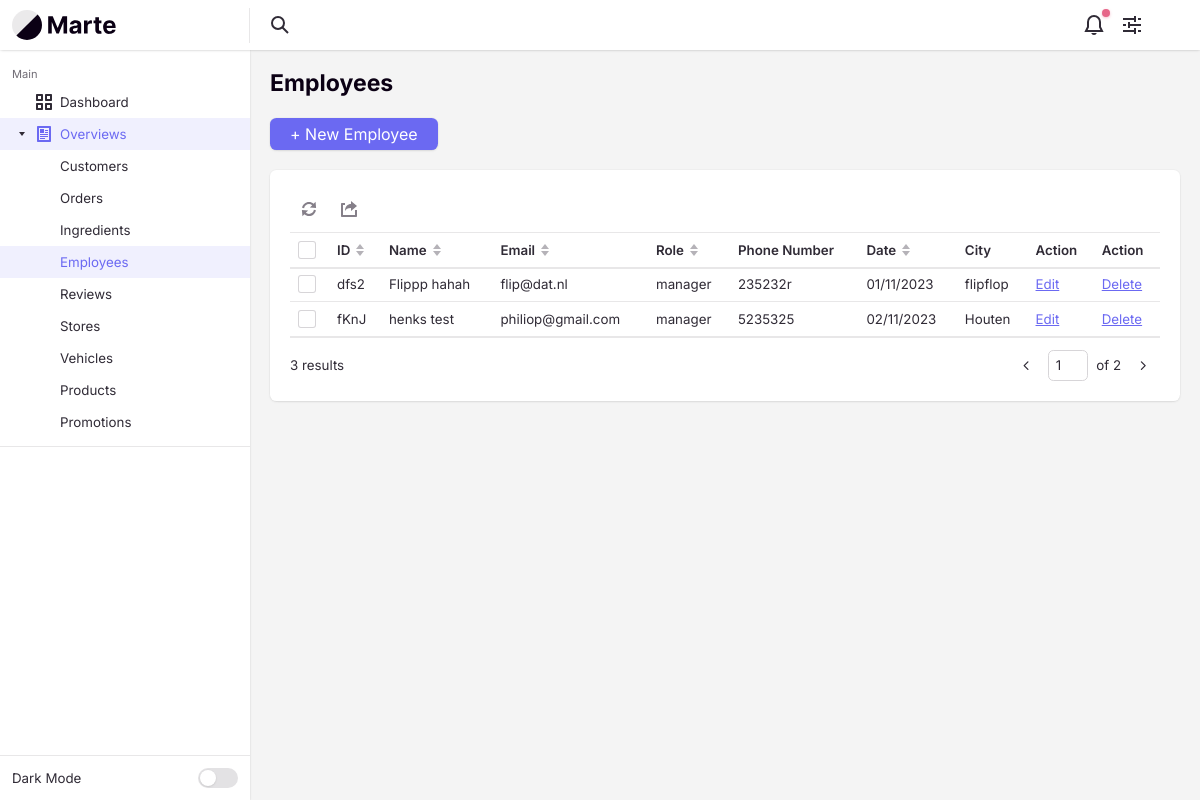
/Employee/overview/, run on the app's committed database.
### tables this page shows
CREATE TABLE `employees` (
  `employeeId` varchar(4) NOT NULL,
  `employeeFirstName` varchar(255) NOT NULL,
  `employeeRole` enum('deliverer','chef','manager') NOT NULL,
  `employeeIsActive` tinyint(1) NOT NULL DEFAULT 1,
  `employeeCreateDate` int(10) NOT NULL,
  `employeeDescritption` text DEFAULT NULL,
  `employeeLastName` varchar(255) NOT NULL,
  `employeeStreetName` varchar(255) NOT NULL,
  `employeeZipCode` varchar(10) NOT NULL,
  `employeeCity` varchar(255) NOT NULL,
  `employeePhone` varchar(10) NOT NULL,
  `employeeEmail` varchar(255) NOT NULL
);

### app/controllers/Employee.php (called while the page is built, shortened)
<?php
class Employee extends Controller
{
    private $employeeModel;
    public function __construct()
    {
        $this->employeeModel = $this->model('EmployeeModel');
    }
    public function overview($params)
    {
        $pageNumber = isset($params['page']) ? intval($params['page']) : 1;
        $recordsPerPage = 2;
        $offset = ($pageNumber - 1) * $recordsPerPage;
        $employees = $this->employeeModel->getEmployeesByPagination($offset, $recordsPerPage);
        $countEmployees = $this->employeeModel->getTotalEmployeesCount();
        $totalPages = ceil($countEmployees / $recordsPerPage);
        $pageNumber = max(1, min($pageNumber, $totalPages));
        $data = [
            'employees' => $employees,
            'countEmployees' => $countEmployees,
            'currentPage' => $pageNumber,
            'recordsPerPage' => $recordsPerPage,
            'totalPages' => $totalPages,
        ];
        $this->view('backend/employee/overview', $data);
    }
}

### app/libraries/Core.php (called while the page is built, shortened)
<?php
class Core
{
    protected $currentMethod = 'index';
    public function __construct()
    {
        $url = $this->getUrl();
        $this->currentController = new $this->currentController();
        if (isset($url[1])) {
            if (method_exists($this->currentController, $url[1])) {
                $this->currentMethod = $url[1];
            } else if (!empty($url[1])) {
                require APPROOT . '/views/includes/404.php';
                exit;
            }
        }
        $array = [];
        call_user_func_array([$this->currentController, $this->currentMethod], [$array]);
    }
    public function getUrl()
    {
        $incoming = $_SERVER['REQUEST_URI'];
        $incoming = str_replace("/pizzapalacebackend/", "", $incoming);
        if (isset($incoming)) {
            $incoming = trim($incoming, "/");
            $incoming = rtrim($incoming, "/");
            $url = filter_var($incoming, FILTER_SANITIZE_URL);
            $url = explode('/', $url);
            $urlController = $url[0];
            $urlAction = "";
            if (array_key_exists(1, $url)) {
                $urlAction = explode('?', $url[1])[0];
            }
            $urlSlug = $url;
            $output = [$urlController, $urlAction, $urlSlug];
            return $output;
        } else {
            return array('Pizza', 'overview');
        }
    }
}

### app/require.php (called while the page is built, shortened)
<?php
  require_once 'libraries/Core.php';
  require_once 'libraries/Controller.php';
  require_once 'libraries/Database.php';
  $init = new Core();

### public/index.php (called while the page is built)
<?php
  require_once '../app/require.php';
?>

### app/libraries/Database.php (called while the page is built, shortened)
<?php
  class Database {
    private $dbHost = DB_HOST;
    private $dbUser = DB_USER;
    private $dbPass = DB_PASS;
    private $dbName = DB_NAME;
    private $statement;
    private $dbHandler;
    public function __construct()
    {
      $conn = 'mysql:host=' . $this->dbHost . ";dbname=" . $this->dbName;
      $options = array(
        PDO::ATTR_PERSISTENT => true,
        PDO::ATTR_ERRMODE => PDO::ERRMODE_EXCEPTION,
        PDO::ATTR_EMULATE_PREPARES => false
      );
      try
      {
        $this->dbHandler = new PDO($conn, $this->dbUser, $this->dbPass, $options);
      }
      catch(PDOException $e) {
        $this->error = $e->getMessage();
        echo $this->error;
      }
    }
    public function query($sql) {
      $this->statement = $this->dbHandler->prepare($sql);
    }
    public function bind($parameter, $value, $type=null) {
      switch (is_null($type)) {
        case is_int($value):
          $type = PDO::PARAM_INT;
          break;
      }
      $this->statement->bindValue($parameter, $value, $type);
    }
    public function execute() {
      return $this->statement->execute();
    }
    public function resultSet() {
      $this->execute();
      return $this->statement->fetchAll(PDO::FETCH_OBJ);
    }
  }
?>

### app/models/EmployeeModel.php (called while the page is built, shortened)
<?php
class EmployeeModel
{
    private $db;
    public function __construct()
    {
        $this->db = new Database();
    }
    public function getEmployeesByPagination($offset, $limit)
    {
        $this->db->query("SELECT employeeId,
                                 employeeFirstName,
                                 employeeLastName,
                                 employeeRole,
                                 employeeCreateDate,
                                 employeeCity,
                                 employeePhone,
                                 employeeEmail
                                 FROM employees
                                 WHERE employeeIsActive = 1 LIMIT :offset, :limit");
        $this->db->bind(':offset', $offset);
        $this->db->bind('limit', $limit);
        return $this->db->resultSet();
    }
    public function getTotalEmployeesCount()
    {
        $this->db->query("SELECT COUNT(*) as total FROM employees WHERE employeeIsActive = 1");
        $result = $this->db->single();
        return $result->total;
    }
}

### app/views/backend/employee/overview.php (the view, shortened to what this page needs)
<?php require APPROOT . '/views/includes/head.php'; ?>
<div class="margin-bottom-md">
    <h1 class="text-lg">Employees</h1>
</div>
<div class="margin-bottom-md">
    <div class="flex flex-wrap gap-sm items-center justify-between">
        <a class="btn btn--primary" href="<?= URLROOT ?>Employee/create">+ New Employee</a>
    </div>
</div>
<div class="bg radius-md padding-md inner-glow shadow-xs">
    <div class="int-table-actions padding-bottom-xxxs border-bottom border-alpha" data-table-controls="interactive-table-1">
        <menu class="menu-bar js-int-table-actions__no-items-selected js-menu-bar">
            <li class="menu-bar__item " role="menuitem">
            </li>
            <li class="menu-bar__item " role="menuitem">
                <svg class="icon menu-bar__icon" aria-hidden="true" viewBox="0 0 16 16">
                    <g>
                        <path d="M15,16H1c-0.6,0-1-0.4-1-1V3c0-0.6,0.4-1,1-1h3v2H2v10h12V9h2v6C16,15.6,15.6,16,15,16z"></path>
                        <path d="M10,3c-3.2,0-6,2.5-6,7c1.1-1.7,2.4-3,6-3v3l6-5l-6-5V3z"></path>
                    </g>
                </svg>
            </li>
        </menu>
    </div>
    <div id="interactive-table-1" class="int-table text-sm js-int-table">
        <div class="int-table__inner">
            <table class="int-table__table" aria-label="Interactive table example">
                <thead class="int-table__header js-int-table__header">
                    <tr class="int-table__row">
                        <td class="int-table__cell">
                            <div class="custom-checkbox int-table__checkbox">
                                <div class="custom-checkbox__control" aria-hidden="true"></div>
                            </div>
                        </td>
                        <th class="int-table__cell int-table__cell--th int-table__cell--sort js-int-table__cell--sort">
                            <div class="flex items-center">
                                <span>ID</span>
                                <svg class="icon icon--xxs margin-left-xxxs int-table__sort-icon" aria-hidden="true" viewBox="0 0 12 12">
                                    <polygon class="arrow-up" points="6 0 10 5 2 5 6 0" />
                                    <polygon class="arrow-down" points="6 12 2 7 10 7 6 12" />
                                </svg>
                            </div>
                        </th>
                        <th class="int-table__cell int-table__cell--th int-table__cell--sort js-int-table__cell--sort">
                            <div class="flex items-center">
                                <span>Name</span>
                                <svg class="icon icon--xxs margin-left-xxxs int-table__sort-icon" aria-hidden="true" viewBox="0 0 12 12">
                                    <polygon class="arrow-up" points="6 0 10 5 2 5 6 0" />
                                    <polygon class="arrow-down" points="6 12 2 7 10 7 6 12" />
                                </svg>
                            </div>
                        </th>
                        <th class="int-table__cell int-table__cell--th int-table__cell--sort js-int-table__cell--sort">
                            <div class="flex items-center">
                                <span>Email</span>
                                <svg class="icon icon--xxs margin-left-xxxs int-table__sort-icon" aria-hidden="true" viewBox="0 0 12 12">
                                    <polygon class="arrow-up" points="6 0 10 5 2 5 6 0" />
                                    <polygon class="arrow-down" points="6 12 2 7 10 7 6 12" />
                                </svg>
                            </div>
                        </th>
                        <th class="int-table__cell int-table__cell--th int-table__cell--sort js-int-table__cell--sort">
                            <div class="flex items-center">
                                <span>Role</span>
                                <svg class="icon icon--xxs margin-left-xxxs int-table__sort-icon" aria-hidden="true" viewBox="0 0 12 12">
                                    <polygon class="arrow-up" points="6 0 10 5 2 5 6 0" />
                                    <polygon class="arrow-down" points="6 12 2 7 10 7 6 12" />
                                </svg>
                            </div>
                        </th>
                        <th class="int-table__cell int-table__cell--th text-left">
                            Phone Number
                        </th>
                        <th class="int-table__cell int-table__cell--th int-table__cell--sort js-int-table__cell--sort" data-date-format="dd-mm-yyyy">
                            <div class="flex items-center">
                                <span>Date</span>
                                <svg class="icon icon--xxs margin-left-xxxs int-table__sort-icon" aria-hidden="true" viewBox="0 0 12 12">
                                    <polygon class="arrow-up" points="6 0 10 5 2 5 6 0" />
                                    <polygon class="arrow-down" points="6 12 2 7 10 7 6 12" />
                                </svg>
                            </div>
                        </th>
                        <th class="int-table__cell int-table__cell--th text-left">City</th>
                        <th class="int-table__cell int-table__cell--th text-left">
                            Action
                        </th>
                        <th class="int-table__cell int-table__cell--th text-left">
                            Action
                        </th>
                    </tr>
                </thead>
                <tbody class="int-table__body js-int-table__body">
                    <?php foreach ($data['employees'] as $employee) : ?>
                        <tr class="int-table__row">
                            <th class="int-table__cell" scope="row">
                                <div class="custom-checkbox int-table__checkbox">
                                    <div class="custom-checkbox__control" aria-hidden="true"></div>
                                </div>
                            </th>
                            <td class="int-table__cell"><?= $employee->employeeId ?></td>
                            <td class="int-table__cell"><?= $employee->employeeFirstName . " " . $employee->employeeLastName ?></td>
                            <td class="int-table__cell"><?= $employee->employeeEmail ?></td>
                            <td class="int-table__cell"><?= $employee->employeeRole ?></td>
                            <td class="int-table__cell text-truncate max-width-xxxxs"><?= $employee->employeePhone ?></td>
                            <td class="int-table__cell"><?= date('d/m/Y', $employee->employeeCreateDate) ?></td>
                            <td class="int-table__cell"><?= $employee->employeeCity ?></td>
                            <td class="int-table__cell"><a href="<?= URLROOT ?>Employee/update/{employeeId:<?= $employee->employeeId ?>}/">Edit</a></td>
                            <td class="int-table__cell"><a href="<?= URLROOT ?>Employee/delete/{employeeId:<?= $employee->employeeId ?>}/">Delete</a></td>
                        </tr>
                    <?php endforeach ?>
                </tbody>
            </table>
        </div>
    </div>
    <div class="flex items-center justify-between padding-top-sm">
        <p class="text-sm"><?= $data['countEmployees'] ?> results</p>
        <nav class="pagination text-sm" aria-label="Pagination">
            <ul class="pagination__list flex flex-wrap gap-xxxs">
                <li>
                    <?php
                    $prevPage = max(1, $data['currentPage'] - 1);
                    $prevPageLink = URLROOT . "Employee/overview/?page=$prevPage";
                    $prevDisabled = ($data['currentPage'] == 1) ? 'disabled' : '';
                    ?>
                    <a href="<?= $prevPageLink; ?>" class="pagination__item <?= $prevDisabled; ?>">
                        <svg class="icon" viewBox="0 0 16 16">
                            <g stroke-width="1.5" stroke="currentColor">
                                <polyline fill="none" stroke="currentColor" stroke-linecap="round" stroke-linejoin="round" stroke-miterlimit="10" points="9.5,3.5 5,8 9.5,12.5 "></polyline>
                            </g>
                        </svg>
                    </a>
                </li>
                <li>
                    <span class="pagination__jumper flex items-center">
                        <input aria-label="Page number" class="form-control" type="text" id="pageNumber" name="pageNumber" value="<?php echo $data['currentPage']; ?>">
                        <em>of <?php echo $data['totalPages']; ?></em>
                    </span>
                </li>
                <li>
                    <?php
                    $nextPage = min($data['totalPages'], $data['currentPage'] + 1);
                    $nextPageLink = URLROOT . "Employee/overview/?page=$nextPage";
                    $nextDisabled = ($data['currentPage'] == $data['totalPages']) ? 'disabled' : '';
                    ?>
                    <a href="<?= $nextPageLink; ?>" class="pagination__item <?= $nextDisabled; ?>">
                        <svg class="icon" viewBox="0 0 16 16">
                            <g stroke-width="1.5" stroke="currentColor">
                                <polyline fill="none" stroke="currentColor" stroke-linecap="round" stroke-linejoin="round" stroke-miterlimit="10" points="6.5,3.5 11,8 6.5,12.5 "></polyline>
                            </g>
                        </svg>
                    </a>
                </li>
            </ul>
        </nav>
    </div>
</div>
<?php require APPROOT . '/views/includes/footer.php'; ?>

### data on the page
employees: employeeId "dfs2", employeeFirstName "Flippp", employeeLastName "hahah", employeeEmail "flip@dat.nl", employeeRole "manager", employeePhone "235232r", employeeCreateDate "01/11/2023", employeeCity "flipflop"
employees: employeeId "fKnJ", employeeFirstName "henks", employeeLastName "test", employeeEmail "philiop@gmail.com", employeeRole "manager", employeePhone "5235325", employeeCreateDate "02/11/2023", employeeCity "Houten"

### other printed values
$data['countEmployees'] "3"
$data['totalPages'] "2"
